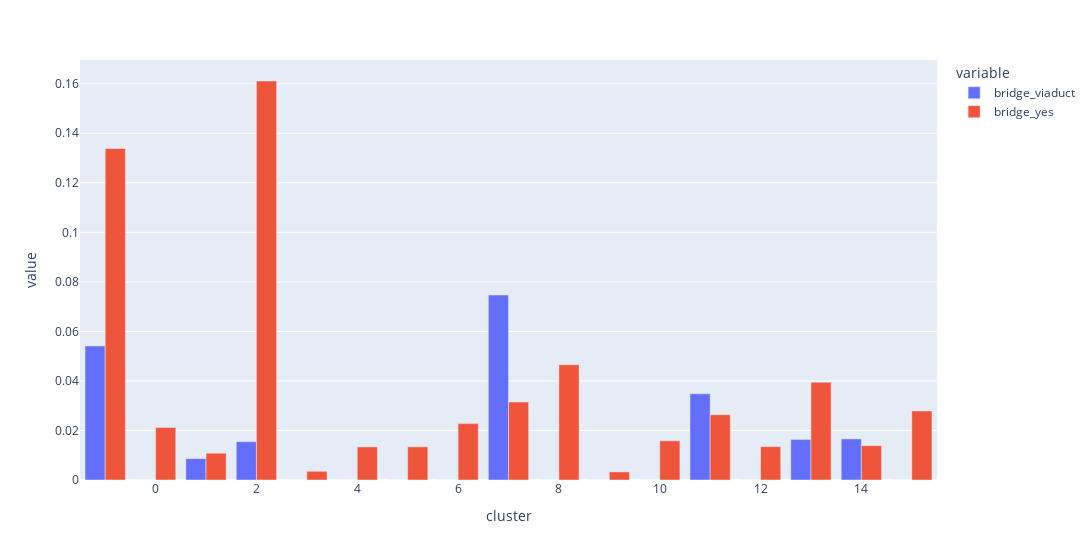

The notebook cell saved with this chart:
### Code cell
fig = px.bar(hex_agg, x="cluster", y=list(filter(lambda x: "bridge" in x, hex_agg.columns)), barmode="group", width=1300)
fig.show()

### Figure 1 — Plotly figure (JSON) as saved in the notebook; plotly's stock layout.template omitted (floating-point values rounded to 4 significant figures)
{"data": [{"alignmentgroup": "True", "hovertemplate": "variable=bridge_viaduct<br>cluster=%{x}<br>value=%{y}<extra></extra>", "legendgroup": "bridge_viaduct", "marker": {"color": "#636efa"}, "name": "bridge_viaduct", "offsetgroup": "bridge_viaduct", "orientation": "v", "showlegend": true, "textposition": "auto", "type": "bar", "x": [-1, 0, 1, 2, 3, 4, 5, 6, 7, 8, 9, 10, 11, 12, 13, 14, 15], "xaxis": "x", "y": [0.05415, 0, 0.008634, 0.01546, 0, 0, 0, 0, 0.07469, 0, 0, 0, 0.03481, 0, 0.01638, 0.01658, 0], "yaxis": "y"}, {"alignmentgroup": "True", "hovertemplate": "variable=bridge_yes<br>cluster=%{x}<br>value=%{y}<extra></extra>", "legendgroup": "bridge_yes", "marker": {"color": "#EF553B"}, "name": "bridge_yes", "offsetgroup": "bridge_yes", "orientation": "v", "showlegend": true, "textposition": "auto", "type": "bar", "x": [-1, 0, 1, 2, 3, 4, 5, 6, 7, 8, 9, 10, 11, 12, 13, 14, 15], "xaxis": "x", "y": [0.1338, 0.02124, 0.0108, 0.1611, 0.003516, 0.01336, 0.01341, 0.02278, 0.03148, 0.04656, 0.003272, 0.01582, 0.02636, 0.01347, 0.03948, 0.01387, 0.02788], "yaxis": "y"}], "layout": {"barmode": "group", "legend": {"title": {"text": "variable"}, "tracegroupgap": 0}, "margin": {"t": 60}, "width": 1300, "xaxis": {"anchor": "y", "domain": [0, 1], "title": {"text": "cluster"}}, "yaxis": {"anchor": "x", "domain": [0, 1], "title": {"text": "value"}}}}
